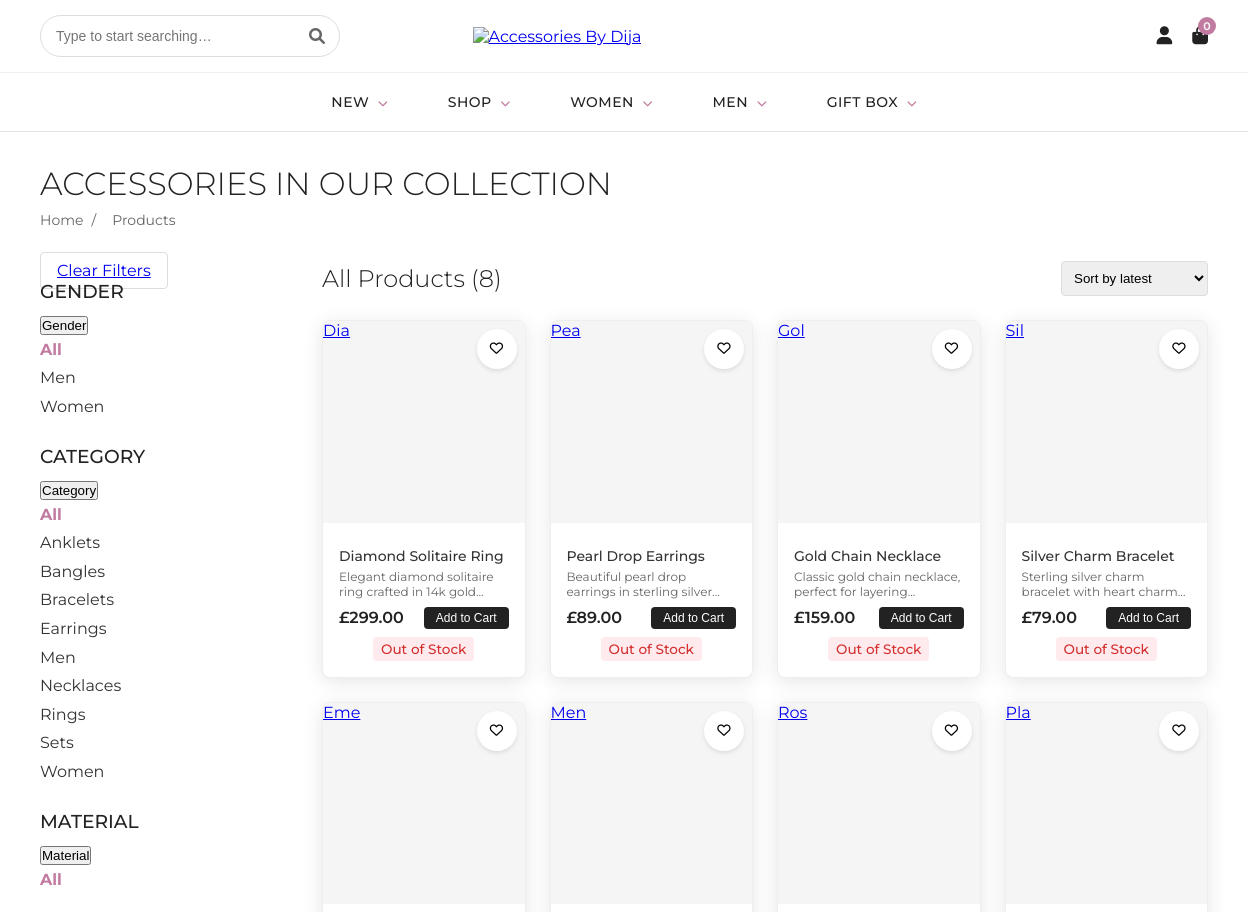
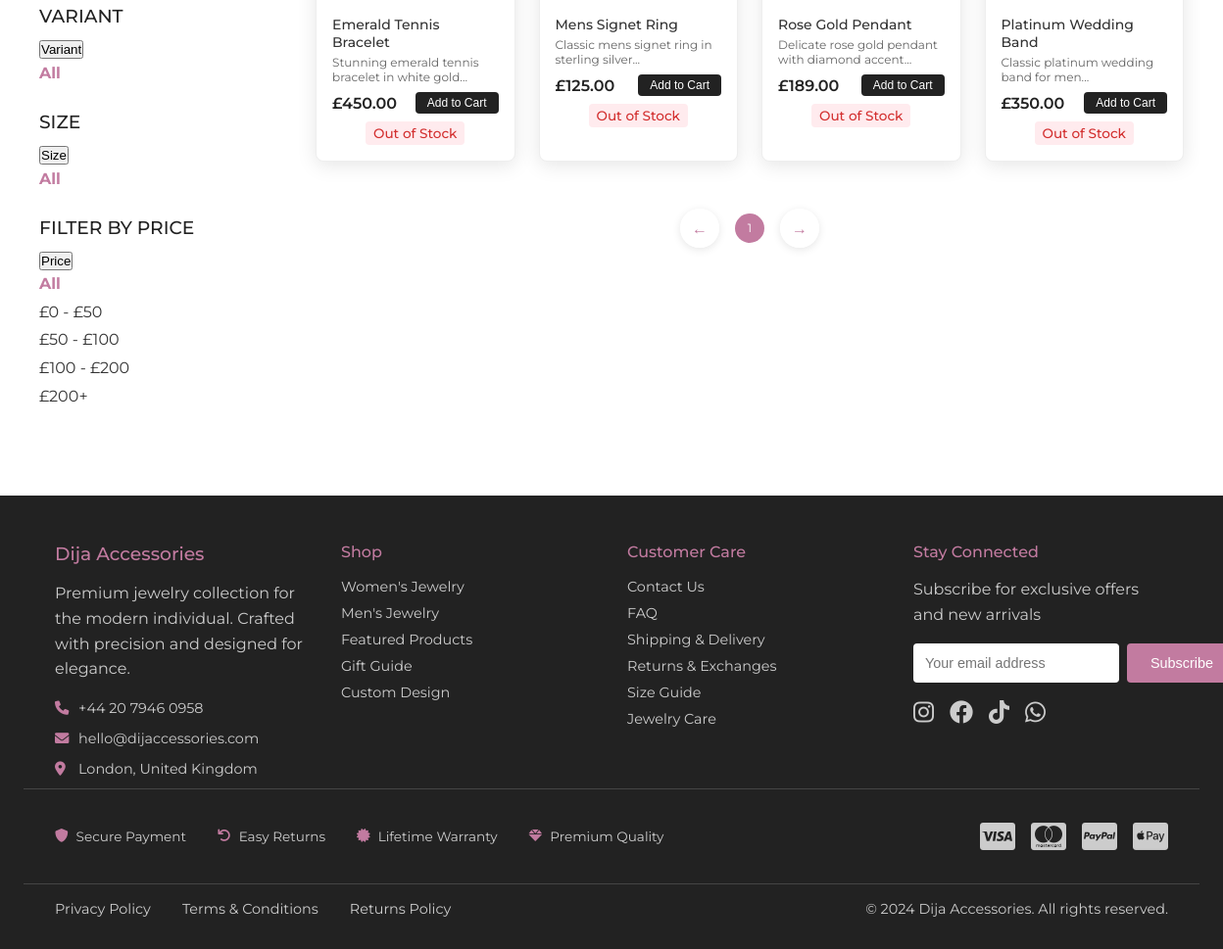
/products.php, run on the app's committed database (2 pictures, top to bottom).
### tables this page shows
CREATE TABLE IF NOT EXISTS products (
    id INT PRIMARY KEY AUTO_INCREMENT,
    name VARCHAR(255) NOT NULL,
    slug VARCHAR(255) UNIQUE NOT NULL,
    description TEXT,
    short_description VARCHAR(500),
    sku VARCHAR(100) UNIQUE NOT NULL,
    price DECIMAL(10,2) NOT NULL,
    sale_price DECIMAL(10,2) NULL,
    stock_quantity INT DEFAULT 0,
    weight DECIMAL(8,2),
    size VARCHAR(255),
    material VARCHAR(100),
    stone_type VARCHAR(100),
    category VARCHAR(100),
    gender ENUM('men', 'women', 'unisex') DEFAULT 'unisex',
    is_featured BOOLEAN DEFAULT FALSE,
    is_active BOOLEAN DEFAULT TRUE,
    meta_title VARCHAR(255),
    meta_description VARCHAR(500),
    created_at TIMESTAMP DEFAULT CURRENT_TIMESTAMP,
    updated_at TIMESTAMP DEFAULT CURRENT_TIMESTAMP ON UPDATE CURRENT_TIMESTAMP
);

### products.php (the view, shortened to what this page needs)
<?php
require_once 'config/database.php';
include 'includes/header.php';
$all_genders = ['Men', 'Women'];
try {
    $stmt_cat = $pdo->query("SELECT name FROM categories ORDER BY name ASC");
    $all_categories = $stmt_cat->fetchAll(PDO::FETCH_COLUMN);
} catch (Exception $e) {
    $all_categories = [];
}
$selected_gender = $_GET['gender'] ?? '';
$selected_category = $_GET['category'] ?? '';
$selected_price_min = $_GET['price_min'] ?? '';
$selected_price_max = $_GET['price_max'] ?? '';
$selected_material = $_GET['material'] ?? '';
$selected_variant = $_GET['variant'] ?? '';
$selected_size = $_GET['size'] ?? '';
$sql = "SELECT p.*,
               GROUP_CONCAT(DISTINCT c.name) as categories,
               (SELECT image_url FROM product_images WHERE product_id = p.id AND is_primary = 1 LIMIT 1) as main_image,
               (SELECT image_url FROM product_images WHERE product_id = p.id AND is_primary = 0 ORDER BY sort_order ASC LIMIT 1) as hover_image
        FROM products p
        LEFT JOIN product_categories pc ON p.id = pc.product_id
        LEFT JOIN categories c ON pc.category_id = c.id";
$where = ["p.is_active = 1"];
$params = [];
if (!empty($where)) {
    $sql .= " WHERE " . implode(" AND ", $where);
}
$sql .= " GROUP BY p.id ORDER BY p.created_at DESC";
try {
    $stmt = $pdo->prepare($sql);
    $stmt->execute($params);
    $products = $stmt->fetchAll(PDO::FETCH_ASSOC);
} catch (Exception $e) {
    $products = [];
}
?>
<link rel="stylesheet" href="https://cdnjs.cloudflare.com/ajax/libs/font-awesome/6.0.0/css/all.min.css">
<main>
    <div class="page-header">
        <h1>ACCESSORIES IN OUR COLLECTION</h1>
        <div class="breadcrumb">
            <a href="index.php">Home</a>
            <span>/</span>
            <span>Products</span>
        </div>
    </div>
    <div class="products-layout">
        <div class="filters-sidebar">
            <a href="/products.php" class="clear-btn">Clear Filters</a>
            <div class="filter-section">
                <h3>GENDER</h3>
                <button class="filter-dropdown-toggle" data-filter="gender">
                    <?= $selected_gender ? ucfirst($selected_gender) : 'Gender' ?>
                </button>
                <div class="filter-list mobile-dropdown" data-label="GENDER">
                    <a href="#" class="filter-link <?= !$selected_gender ? 'active' : '' ?>" data-filter-key="gender" data-filter-value="">All</a>
                    <?php foreach ($all_genders as $gender): ?>
                        <a href="#" class="filter-link <?= strtolower($selected_gender) == strtolower($gender) ? 'active' : '' ?>" data-filter-key="gender" data-filter-value="<?= htmlspecialchars($gender) ?>"><?= htmlspecialchars(ucfirst($gender)) ?></a>
                    <?php endforeach; ?>
                </div>
            </div>
            <div class="filter-section">
                <h3>CATEGORY</h3>
                <button class="filter-dropdown-toggle" data-filter="category">
                    <?= $selected_category ? ucfirst($selected_category) : 'Category' ?>
                </button>
                <div class="filter-list mobile-dropdown" data-label="CATEGORY">
                    <a href="#" class="filter-link <?= !$selected_category ? 'active' : '' ?>" data-filter-key="category" data-filter-value="">All</a>
                    <?php foreach ($all_categories as $category): ?>
                        <a href="#" class="filter-link <?= strtolower($selected_category) == strtolower($category) ? 'active' : '' ?>" data-filter-key="category" data-filter-value="<?= htmlspecialchars($category) ?>"><?= htmlspecialchars(ucfirst($category)) ?></a>
                    <?php endforeach; ?>
                </div>
            </div>
            <div class="filter-section">
                <h3>MATERIAL</h3>
                <button class="filter-dropdown-toggle" data-filter="material">
                    <?= $selected_material ? ucfirst($selected_material) : 'Material' ?>
                </button>
                <div class="filter-list mobile-dropdown" data-label="MATERIAL">
                    <a href="#" class="filter-link <?= !$selected_material ? 'active' : '' ?>" data-filter-key="material" data-filter-value="">All</a>
                </div>
            </div>
            <div class="filter-section">
                <h3>VARIANT</h3>
                <button class="filter-dropdown-toggle" data-filter="variant">
                    <?= $selected_variant ? ucfirst($selected_variant) : 'Variant' ?>
                </button>
                <div class="filter-list mobile-dropdown" data-label="VARIANT">
                    <a href="#" class="filter-link <?= !$selected_variant ? 'active' : '' ?>" data-filter-key="variant" data-filter-value="">All</a>
                </div>
            </div>
            <div class="filter-section">
                <h3>SIZE</h3>
                <button class="filter-dropdown-toggle" data-filter="size">
                    <?= $selected_size ? ucfirst($selected_size) : 'Size' ?>
                </button>
                <div class="filter-list mobile-dropdown" data-label="SIZE">
                    <a href="#" class="filter-link <?= !$selected_size ? 'active' : '' ?>" data-filter-key="size" data-filter-value="">All</a>
                </div>
            </div>
            <div class="filter-section">
                <h3>FILTER BY PRICE</h3>
                <button class="filter-dropdown-toggle" data-filter="price">
                    <?php
                        if ($selected_price_min == 0 && $selected_price_max == 50) {
                            echo '£0 - £50';
                        } elseif ($selected_price_min == 50 && $selected_price_max == 100) {
                            echo '£50 - £100';
                        } elseif ($selected_price_min == 100 && $selected_price_max == 200) {
                            echo '£100 - £200';
                        } elseif ($selected_price_min == 200 && $selected_price_max == 9999) {
                            echo '£200+';
                        } else {
                            echo 'Price';
                        }
                    ?>
                </button>
                <div class="filter-list mobile-dropdown" data-label="PRICE">
                    <a href="#" class="filter-link <?= (!$selected_price_min && !$selected_price_max) ? 'active' : '' ?>" data-filter-key="price" data-filter-value="">All</a>
                    <a href="#" class="filter-link <?= ($selected_price_min == 0 && $selected_price_max == 50) ? 'active' : '' ?>" data-filter-key="price" data-filter-value="0-50">£0 - £50</a>
                    <a href="#" class="filter-link <?= ($selected_price_min == 50 && $selected_price_max == 100) ? 'active' : '' ?>" data-filter-key="price" data-filter-value="50-100">£50 - £100</a>
                    <a href="#" class="filter-link <?= ($selected_price_min == 100 && $selected_price_max == 200) ? 'active' : '' ?>" data-filter-key="price" data-filter-value="100-200">£100 - £200</a>
                    <a href="#" class="filter-link <?= ($selected_price_min == 200 && $selected_price_max == 9999) ? 'active' : '' ?>" data-filter-key="price" data-filter-value="200-9999">£200+</a>
                </div>
            </div>
        </div>
        <div class="products-area">
            <div class="products-header">
                <h2>All Products (<?= count($products) ?>)</h2>
                <select id="sort-select" class="sort-select">
                    <option value="">Sort by latest</option>
                </select>
            </div>
            <div class="swiper-container products-swiper">
                <div class="swiper-wrapper">
                    <?php
                    $chunks = array_chunk($products, 16);
                    if (empty($chunks)) {
                        echo '<div class="swiper-slide" style="display: flex; justify-content: center; align-items: center; min-height: 300px;"><p>No products found matching your criteria.</p></div>';
                    } else {
                        foreach ($chunks as $index => $chunk):
                        ?>
                        <div class="swiper-slide" data-slide-index="<?= $index ?>">
                            <div class="product-grid">
                                <?php foreach ($chunk as $product): ?>
                                   <div class="product-card"
                                       data-product-id="<?= $product['id'] ?>"
                                       data-price="<?= $product['price'] ?>"
                                       data-type="jewelry"
                                       data-name="<?= htmlspecialchars($product['name']) ?>"
                                       <?= $product['hover_image'] ? 'data-has-hover-image="true"' : '' ?>>
                                    <button class="wishlist-btn">
                                        <i class="far fa-heart"></i>
                                    </button>
                                    <a href="product.php?slug=<?= $product['slug'] ?>" class="product-image">
                                        <?php if ($product['main_image']): ?>
                                            <img class="main-img" src="<?= htmlspecialchars($product['main_image']) ?>" alt="<?= htmlspecialchars($product['name']) ?>">
                                            <?php if ($product['hover_image']): ?>
                                                <img class="hover-img" src="<?= htmlspecialchars($product['hover_image']) ?>" alt="<?= htmlspecialchars($product['name']) ?>">
                                            <?php endif; ?>
                                        <?php else: ?>
                                            <div class="main-img placeholder"><?= htmlspecialchars(substr($product['name'], 0, 3)) ?></div>
                                        <?php endif; ?>
                                    </a>
                                    <div class="product-info">
                                        <h3><a href="product.php?slug=<?= $product['slug'] ?>" style="text-decoration:none;color:inherit;"><?= htmlspecialchars($product['name']) ?></a></h3>
                                        <p><?= htmlspecialchars(substr($product['description'] ?? '', 0, 50)) ?>...</p>
                                        <div class="product-footer">
                                            <span class="product-price" data-price="<?= $product['price'] ?>">£<?= number_format($product['price'], 2) ?></span>
                                            <button class="cart-btn add-to-cart" data-product-id="<?= $product['id'] ?>" <?php if ($product['stock_quantity'] <= 0): ?>disabled<?php endif; ?>>Add to Cart</button>
                                        </div>
                                        <div class="stock-badge" style="margin-top: 8px; text-align: center; font-size: 0.85rem; font-weight: 500;">
                                            <?php if ($product['stock_quantity'] <= 0): ?>
                                                <span style="color: #d32f2f; background-color: #ffebee; padding: 4px 8px; border-radius: 4px; display: inline-block;">Out of Stock</span>
                                            <?php elseif ($product['stock_quantity'] < 10): ?>
                                                <span style="color: #f57c00; background-color: #fff3e0; padding: 4px 8px; border-radius: 4px; display: inline-block;">Only <?= $product['stock_quantity'] ?> left</span>
                                            <?php else: ?>
                                                <span style="color: #388e3c; background-color: #e8f5e9; padding: 4px 8px; border-radius: 4px; display: inline-block;">In Stock</span>
                                            <?php endif; ?>
                                        </div>
                                    </div>
                                </div>
                                <?php endforeach; ?>
                            </div>
                        </div>
                        <?php endforeach;
                    }
                    ?>
                </div>
                <div class="swiper-navigation">
                    <div class="swiper-button-prev"></div>
                    <div class="swiper-pagination"></div>
                    <div class="swiper-button-next"></div>
                </div>
            </div>
        </div>
    </div>
</main>
<?php include 'includes/footer.php'; ?>

### data on the page
products: name "Dia", name "Diamond Solitaire Ring", description "Elegant diamond solitaire ring crafted in 14k gold", price "299.00", stock_quantity "Out of Stock"
products: name "Pea", name "Pearl Drop Earrings", description "Beautiful pearl drop earrings in sterling silver", price "89.00", stock_quantity "Out of Stock"
products: name "Gol", name "Gold Chain Necklace", description "Classic gold chain necklace, perfect for layering", price "159.00", stock_quantity "Out of Stock"
products: name "Sil", name "Silver Charm Bracelet", description "Sterling silver charm bracelet with heart charm", price "79.00", stock_quantity "Out of Stock"
products: name "Eme", name "Emerald Tennis Bracelet", description "Stunning emerald tennis bracelet in white gold", price "450.00", stock_quantity "Out of Stock"
products: name "Men", name "Mens Signet Ring", description "Classic mens signet ring in sterling silver", price "125.00", stock_quantity "Out of Stock"
products: name "Ros", name "Rose Gold Pendant", description "Delicate rose gold pendant with diamond accent", price "189.00", stock_quantity "Out of Stock"
products: name "Pla", name "Platinum Wedding Band", description "Classic platinum wedding band for men", price "350.00", stock_quantity "Out of Stock"

### other printed values
$gender "Men"
$gender "Women"
$category "Anklets"
$category "Bangles"
$category "Bracelets"
$category "Earrings"
$category "Men"
$category "Necklaces"
$category "Rings"
$category "Sets"
$category "Women"
count($products) "8"
